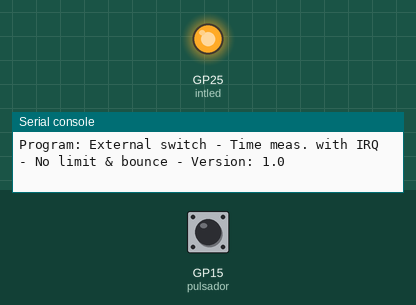
Simulated run of this program. Board: Raspberry Pi Pico running MicroPython. Parts: output pins drawn as LEDs (lit = HIGH), the last lines printed to the serial console. Inputs (shaded band) come from the test bench; at power-on: GP15 (pulsador) LOW.

Above: at 1.2 s.
1.3 s: GP15 (pulsador) pulsed HIGH 5 times (0.12 s each, 0.3 s apart)
At 2.9 s:
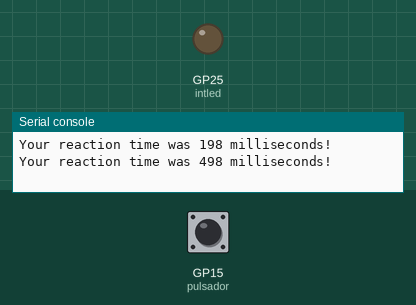
Timing chart, 0 to 4.4 s (numbered marks = the images above; inputs shaded):
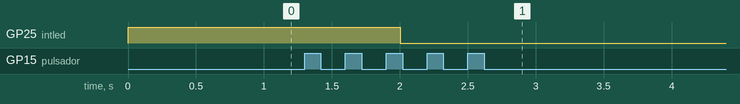

The program:

R_2526CL5_PulsaTimeIrq_1_0.py
```python
# Hardware platform: Pico W & Pico
# Author : JC Santamaria
# Date : 2023 - 4 - 13
# Goal : Aprender uso de pulsador PARA Medir Tiempo 1ra pulsacion CON Interrupciones
# Ref : Get started with MicroPython on Raspberry Pi Pico
# 1.0

from machine import Pin # Get the Pin function from the machine module.
from utime import sleep, ticks_ms, ticks_diff # Get the sleep library from the time module.

# Informative block - start
p_ucontroler = "Pico W & Pico_"
p_keyOhw = "External switch on GPIO15 & pull-down 10k + int led "
p_project = "External switch - Time meas. with IRQ - No limit & bounce"
p_version = "1.0"
print(f"Microcontroler: {p_ucontroler} - Key other HW : {p_keyOhw}")
print(f"Program: {p_project} - Version: {p_version}")
# Informative block - end

PINPULSADOR = 15

# Define un objeto Pin en pin15, en modo entrada , con una resitencia de pull-down
# externa de 10k, es decir normalmente estará a estado Low, 0 voltios
# Nota : no usamos Pin(EXTERNAL_BUTTON, Pin.IN, Pin.PULL_DOWN) por el fallo
# de los RP2350 version A2
pulsador = Pin(PINPULSADOR, Pin.IN)

intled = machine.Pin("LED", machine.Pin.OUT)

def pulsador_quehacer(pin): # NO limita a una vez , rebotes
    timer_reaction = ticks_diff(ticks_ms(), timer_start)
    print("Your reaction time was " + str(timer_reaction) + " milliseconds!")

# Enciende el led , lo mantiene 2 segundo y lo apaga
intled.value(1)
sleep(2)
intled.value(0)
timer_start = ticks_ms() # guardamos el tiempo en milisegundos
pulsador.irq(trigger=Pin.IRQ_RISING, handler=pulsador_quehacer)
```
